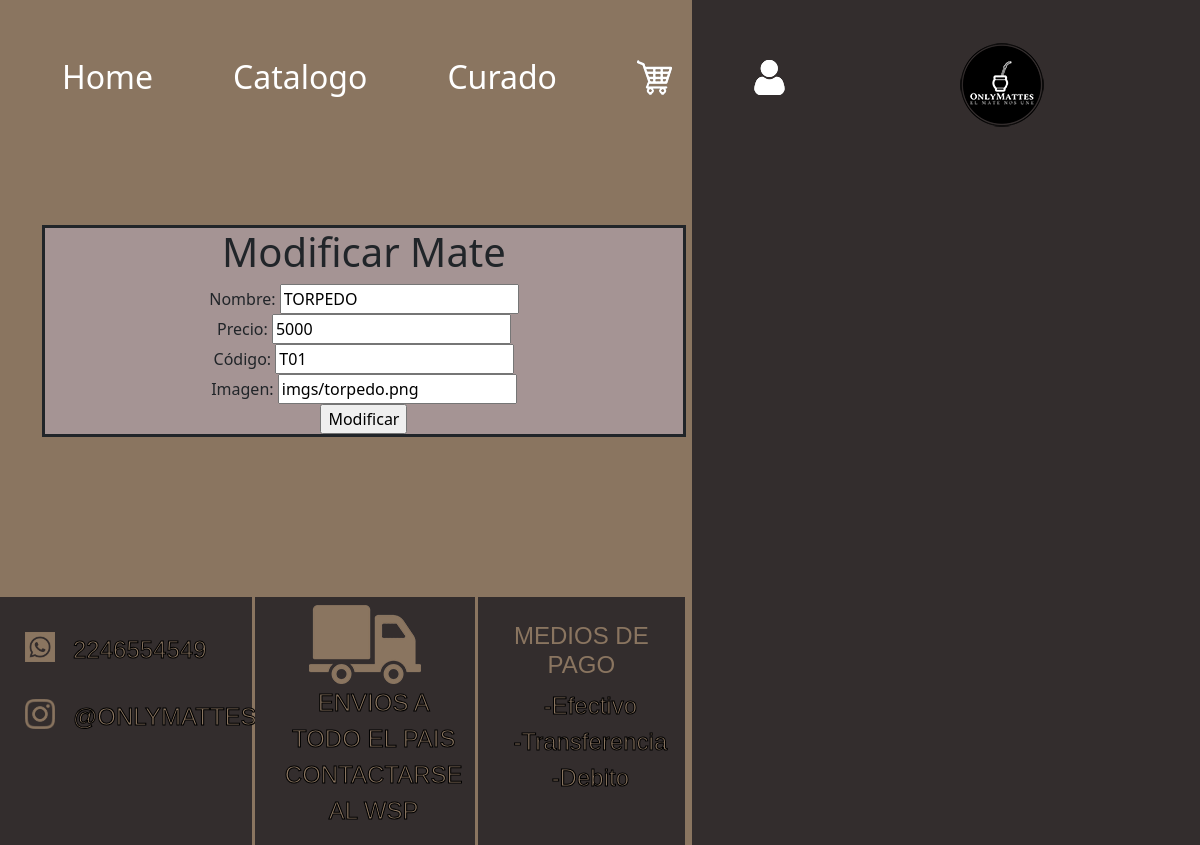
Before: /login/admin/AMB/modificar.php?id=1 with the older database file.
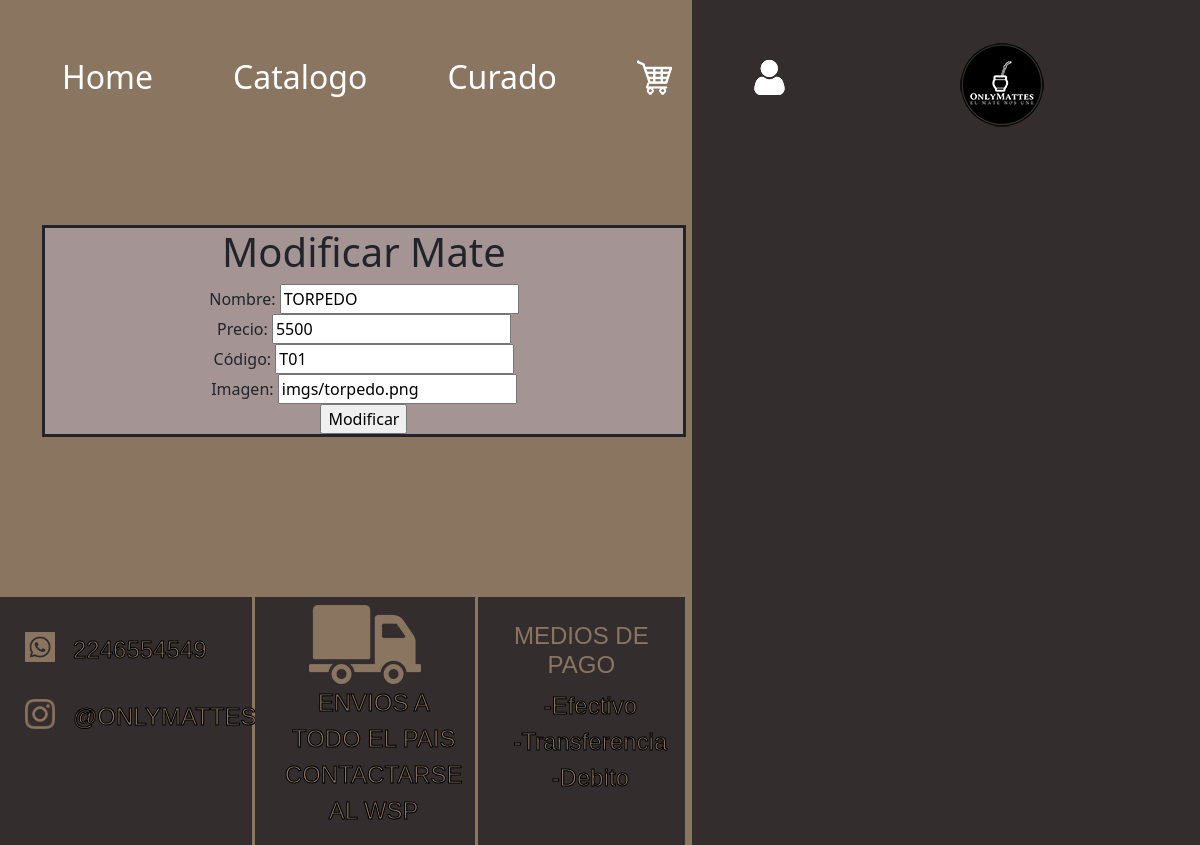
After: the same page with the newer database file.
### tables this page shows
CREATE TABLE `mates` (
  `id_mate` int(11) NOT NULL,
  `nombre` varchar(45) DEFAULT NULL,
  `precio` float DEFAULT NULL,
  `codigo` varchar(45) DEFAULT NULL,
  `imagen` varchar(45) DEFAULT NULL
);

### login/admin/AMB/modificar.php (the view, shortened to what this page needs)
<?php
include_once 'header.php';
if (mysqli_connect("localhost", "root", "", "basedatos")) {
    $con = mysqli_connect('localhost', 'root', '', 'basedatos');
    if ($_SERVER['REQUEST_METHOD'] === 'POST' && isset($_POST['modificar'])) {
        $idMate = $_POST['id_mate'];
        $nombre = $_POST['nombre'];
        $precio = $_POST['precio'];
        $codigo = $_POST['codigo'];
        $imagen = $_POST['imagen'];
        if (!empty($nombre) && !empty($precio) && !empty($codigo) && !empty($imagen)) {
            $nombre = mysqli_real_escape_string($con, $nombre);
            $precio = floatval($precio);
            $codigo = mysqli_real_escape_string($con, $codigo);
            $imagen = mysqli_real_escape_string($con, $imagen);
            $consulta = "UPDATE mates SET nombre='$nombre', precio=$precio, codigo='$codigo', imagen='$imagen' WHERE id_mate=$idMate";
            if (mysqli_query($con, $consulta)) {
    ?>
            <div class="container" id="bajarEliminado">
                        <div class="formAlta">
                            <p>"El mate ha sido actualizado exitosamente."</p><br>
                            <a href='productos.php' id="volvABM">Volver al ABM de Productos</a>
                        </div>
                    </div>
    <?php
        } else {
                echo "Error al actualizar el mate: " . mysqli_error($con);
            }
        } else {
            echo "Por favor, completa todos los campos.";
        }
    } elseif (isset($_GET['id'])) {
        $idMate = $_GET['id'];
        $consulta = "SELECT * FROM mates WHERE id_mate='$idMate'";
        if ($resultado = mysqli_query($con, $consulta)) {
            $fila = mysqli_fetch_array($resultado);
?>
            <div class="container">
                <div class="formAlta">
                 <h1>Modificar Mate</h1>
                    <form action="" method="post">
                        <label for="nombre">Nombre:</label>
                        <input type="text" id="nombre" name="nombre" value="<?= $fila['nombre']; ?>">
                        <br>
                        <label for="precio">Precio:</label>
                        <input type="number" id="precio" name="precio" step="0.01" value="<?= $fila['precio']; ?>">
                        <br>
                        <label for="codigo">Código:</label>
                        <input type="text" id="codigo" name="codigo" value="<?= $fila['codigo']; ?>">
                        <br>
                        <label for="imagen">Imagen:</label>
                        <input type="text" id="imagen" name="imagen" value="<?= $fila['imagen']; ?>">
                        <br>
                        <input type="submit" name="modificar" value="Modificar">
                    </form>
                </div>
            </div>
<?php
        }
    }
} else {
    echo "No se pudo conectar a la base de datos";
}
?>
<div class="">
    <div class="col-7">
      <?php
      include_once 'footer.php'
      ?>

Changed rows visible on the page:
changed mates "TORPEDO": precio "5000" → "5500"
